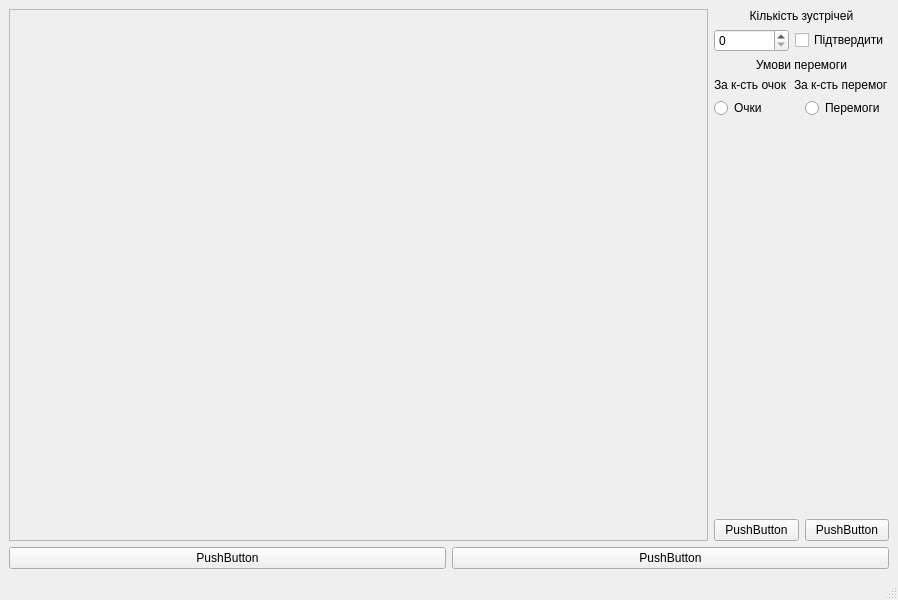
<?xml version="1.0" encoding="UTF-8"?>
<ui version="4.0">
 <class>MainWindow</class>
 <widget class="QMainWindow" name="MainWindow">
  <property name="geometry">
   <rect>
    <x>0</x>
    <y>0</y>
    <width>898</width>
    <height>600</height>
   </rect>
  </property>
  <property name="windowTitle">
   <string>MainWindow</string>
  </property>
  <widget class="QWidget" name="centralwidget">
   <layout class="QVBoxLayout" name="verticalLayout_3">
    <item>
     <layout class="QHBoxLayout" name="horizontalLayout">
      <item>
       <widget class="QScrollArea" name="scrollArea">
        <property name="widgetResizable">
         <bool>true</bool>
        </property>
        <widget class="QWidget" name="scrollAreaWidgetContents_4">
         <property name="geometry">
          <rect>
           <x>0</x>
           <y>0</y>
           <width>637</width>
           <height>490</height>
          </rect>
         </property>
        </widget>
       </widget>
      </item>
      <item>
       <layout class="QVBoxLayout" name="verticalLayout_8">
        <item>
         <layout class="QVBoxLayout" name="verticalLayout_12">
          <item>
           <layout class="QHBoxLayout" name="horizontalLayout_7">
            <item>
             <widget class="QLabel" name="label">
              <property name="text">
               <string>Кількість зустрічей</string>
              </property>
              <property name="alignment">
               <set>Qt::AlignCenter</set>
              </property>
             </widget>
            </item>
           </layout>
          </item>
          <item>
           <layout class="QHBoxLayout" name="horizontalLayout_11">
            <item>
             <widget class="QSpinBox" name="spinBox"/>
            </item>
            <item>
             <widget class="QCheckBox" name="checkBox">
              <property name="text">
               <string>Підтвердити</string>
              </property>
             </widget>
            </item>
           </layout>
          </item>
         </layout>
        </item>
        <item>
         <layout class="QVBoxLayout" name="verticalLayout_13">
          <item>
           <widget class="QLabel" name="label_2">
            <property name="text">
             <string>Умови перемоги</string>
            </property>
            <property name="alignment">
             <set>Qt::AlignCenter</set>
            </property>
           </widget>
          </item>
          <item>
           <layout class="QHBoxLayout" name="horizontalLayout_13">
            <item>
             <widget class="QLabel" name="label_4">
              <property name="text">
               <string>За к-сть очок</string>
              </property>
             </widget>
            </item>
            <item>
             <widget class="QLabel" name="label_3">
              <property name="text">
               <string>За к-сть перемог</string>
              </property>
             </widget>
            </item>
           </layout>
          </item>
          <item>
           <layout class="QHBoxLayout" name="horizontalLayout_15">
            <item>
             <widget class="QRadioButton" name="radioButton_2">
              <property name="text">
               <string>Очки</string>
              </property>
             </widget>
            </item>
            <item>
             <widget class="QRadioButton" name="radioButton">
              <property name="text">
               <string>Перемоги</string>
              </property>
             </widget>
            </item>
           </layout>
          </item>
         </layout>
        </item>
        <item>
         <spacer name="verticalSpacer">
          <property name="orientation">
           <enum>Qt::Vertical</enum>
          </property>
          <property name="sizeHint" stdset="0">
           <size>
            <width>20</width>
            <height>40</height>
           </size>
          </property>
         </spacer>
        </item>
        <item>
         <layout class="QHBoxLayout" name="horizontalLayout_10">
          <item>
           <widget class="QPushButton" name="pushButton_4">
            <property name="text">
             <string>PushButton</string>
            </property>
           </widget>
          </item>
          <item>
           <widget class="QPushButton" name="pushButton_7">
            <property name="text">
             <string>PushButton</string>
            </property>
           </widget>
          </item>
         </layout>
        </item>
       </layout>
      </item>
     </layout>
    </item>
    <item>
     <layout class="QHBoxLayout" name="horizontalLayout_4">
      <item>
       <widget class="QPushButton" name="pushButton">
        <property name="text">
         <string>PushButton</string>
        </property>
       </widget>
      </item>
      <item>
       <widget class="QPushButton" name="pushButton_2">
        <property name="text">
         <string>PushButton</string>
        </property>
       </widget>
      </item>
     </layout>
    </item>
   </layout>
  </widget>
  <widget class="QMenuBar" name="menubar">
   <property name="geometry">
    <rect>
     <x>0</x>
     <y>0</y>
     <width>898</width>
     <height>26</height>
    </rect>
   </property>
  </widget>
  <widget class="QStatusBar" name="statusbar"/>
 </widget>
 <resources/>
 <connections/>
</ui>
